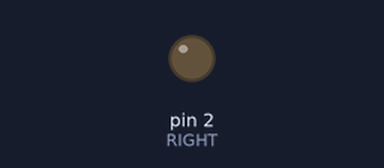
Recording of a sketch running on a simulated Arduino Uno, built with avr-gcc and run on an emulated ATmega328P. Parts: output pins drawn as LEDs (lit = HIGH).

Above: at 0.1 s.
At 103.6 s:
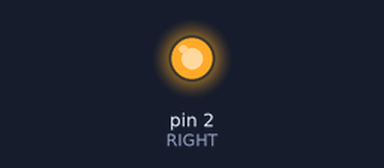
Timing chart, 0 to 105.1 s (numbered marks = the images above):
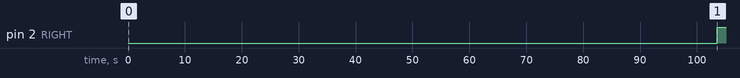

The sketch:

fishophone.ino
```cpp
int RIGHT = 2;
int LEFT = 3;

void setup() {
  // put your setup code here, to run once:
  pinMode(RIGHT, OUTPUT);
}

void loop() {
  // put your main code here, to run repeatedly:
  static int cycle = 0;
  static uint8_t output = 0;

  if (cycle++ == 30) {
    output++;
  }

  analogWrite(RIGHT, output);
}
```

Measured:
- by itself, pin 2 (RIGHT): LOW → HIGH at 104 s
